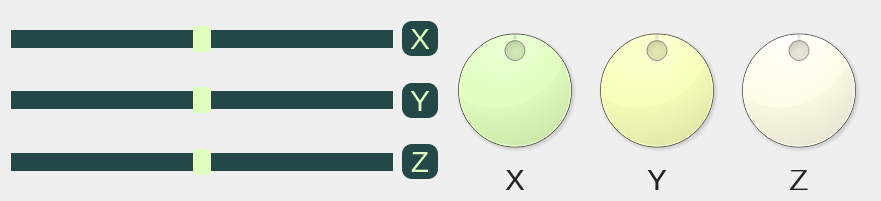
      <widget class="QWidget" name="layoutWidget">
       <property name="geometry">
        <rect>
         <x>371</x>
         <y>651</y>
         <width>881</width>
         <height>201</height>
        </rect>
       </property>
       <layout class="QHBoxLayout" name="horizontalLayout_10" stretch="1,1">
        <item>
         <layout class="QVBoxLayout" name="vLayout_Motion">
          <item>
           <layout class="QHBoxLayout" name="hLayout_MotionX" stretch="24,0">
            <property name="spacing">
             <number>9</number>
            </property>
            <property name="leftMargin">
             <number>0</number>
            </property>
            <item>
             <widget class="QSlider" name="hsld_xPos">
              <property name="sizePolicy">
               <sizepolicy hsizetype="Expanding" vsizetype="Expanding">
                <horstretch>0</horstretch>
                <verstretch>0</verstretch>
               </sizepolicy>
              </property>
              <property name="styleSheet">
               <string notr="true">QSlider::groove:horizontal {
    border: 0px solid #999999;
    height: 18px; /* the groove expands to the size of the slider by default. by giving it a height, it has a fixed size */
    background: rgb(36, 71, 71);
    margin: 2px 0;
}

QSlider::handle:horizontal {
    background: rgb(224, 255, 190);
    border: 0px solid #5c5c5c;
    width: 18px;
    margin: -4px 0; /* handle is placed by default on the contents rect of the groove. Expand outside the groove */
    border-radius: 3px;
}</string>
              </property>
              <property name="minimum">
               <number>-500</number>
              </property>
              <property name="maximum">
               <number>500</number>
              </property>
              <property name="pageStep">
               <number>20</number>
              </property>
              <property name="orientation">
               <enum>Qt::Horizontal</enum>
              </property>
             </widget>
            </item>
            <item>
             <widget class="QLabel" name="lbl_slider_X">
              <property name="sizePolicy">
               <sizepolicy hsizetype="MinimumExpanding" vsizetype="Fixed">
                <horstretch>0</horstretch>
                <verstretch>0</verstretch>
               </sizepolicy>
              </property>
              <property name="minimumSize">
               <size>
                <width>36</width>
                <height>0</height>
               </size>
              </property>
              <property name="styleSheet">
               <string notr="true">QLabel {
background-color: rgb(36, 71, 71);
color: rgb(224, 255, 190);
border-radius: 10px;
font-size: 30px;
}</string>
              </property>
              <property name="text">
               <string>X</string>
              </property>
              <property name="alignment">
               <set>Qt::AlignCenter</set>
              </property>
             </widget>
            </item>
           </layout>
          </item>
          <item>
           <layout class="QHBoxLayout" name="hLayout_MotionY" stretch="24,0">
            <property name="spacing">
             <number>9</number>
            </property>
            <item>
             <widget class="QSlider" name="hsld_yPos">
              <property name="sizePolicy">
               <sizepolicy hsizetype="Expanding" vsizetype="Expanding">
                <horstretch>0</horstretch>
                <verstretch>0</verstretch>
               </sizepolicy>
              </property>
              <property name="styleSheet">
               <string notr="true">QSlider::groove:horizontal {
    border: 0px solid #999999;
    height: 18px; /* the groove expands to the size of the slider by default. by giving it a height, it has a fixed size */
    background: rgb(36, 71, 71);
    margin: 2px 0;
}

QSlider::handle:horizontal {
    background: rgb(224, 255, 190);
    border: 0px solid #5c5c5c;
    width: 18px;
    margin: -4px 0; /* handle is placed by default on the contents rect of the groove. Expand outside the groove */
    border-radius: 3px;
}</string>
              </property>
              <property name="minimum">
               <number>-500</number>
              </property>
              <property name="maximum">
               <number>500</number>
              </property>
              <property name="pageStep">
               <number>20</number>
              </property>
              <property name="orientation">
               <enum>Qt::Horizontal</enum>
              </property>
             </widget>
            </item>
            <item>
             <widget class="QLabel" name="lbl_slider_Y">
              <property name="sizePolicy">
               <sizepolicy hsizetype="MinimumExpanding" vsizetype="Fixed">
                <horstretch>0</horstretch>
                <verstretch>0</verstretch>
               </sizepolicy>
              </property>
              <property name="minimumSize">
               <size>
                <width>36</width>
                <height>0</height>
               </size>
              </property>
              <property name="styleSheet">
               <string notr="true">QLabel {
background-color: rgb(36, 71, 71);
color: rgb(224, 255, 190);
border-radius: 10px;
font-size: 30px;
}</string>
              </property>
              <property name="text">
               <string>Y</string>
              </property>
              <property name="alignment">
               <set>Qt::AlignCenter</set>
              </property>
             </widget>
            </item>
           </layout>
          </item>
          <item>
           <layout class="QHBoxLayout" name="hLayout_MotionZ" stretch="24,0">
            <property name="spacing">
             <number>9</number>
            </property>
            <item>
             <widget class="QSlider" name="hsld_zPos">
              <property name="sizePolicy">
               <sizepolicy hsizetype="Expanding" vsizetype="Expanding">
                <horstretch>0</horstretch>
                <verstretch>0</verstretch>
               </sizepolicy>
              </property>
              <property name="styleSheet">
               <string notr="true">QSlider::groove:horizontal {
    border: 0px solid #999999;
    height: 18px; /* the groove expands to the size of the slider by default. by giving it a height, it has a fixed size */
    background: rgb(36, 71, 71);
    margin: 2px 0;
}

QSlider::handle:horizontal {
    background: rgb(224, 255, 190);
    border: 0px solid #5c5c5c;
    width: 18px;
    margin: -4px 0; /* handle is placed by default on the contents rect of the groove. Expand outside the groove */
    border-radius: 3px;
}</string>
              </property>
              <property name="minimum">
               <number>-500</number>
              </property>
              <property name="maximum">
               <number>500</number>
              </property>
              <property name="pageStep">
               <number>20</number>
              </property>
              <property name="orientation">
               <enum>Qt::Horizontal</enum>
              </property>
             </widget>
            </item>
            <item>
             <widget class="QLabel" name="lbl_slider_Z">
              <property name="sizePolicy">
               <sizepolicy hsizetype="Expanding" vsizetype="Fixed">
                <horstretch>0</horstretch>
                <verstretch>0</verstretch>
               </sizepolicy>
              </property>
              <property name="minimumSize">
               <size>
                <width>36</width>
                <height>0</height>
               </size>
              </property>
              <property name="styleSheet">
               <string notr="true">QLabel {
background-color: rgb(36, 71, 71);
color: rgb(224, 255, 190);
border-radius: 10px;
font-size: 30px;
}</string>
              </property>
              <property name="text">
               <string>Z</string>
              </property>
              <property name="alignment">
               <set>Qt::AlignCenter</set>
              </property>
             </widget>
            </item>
           </layout>
          </item>
         </layout>
        </item>
        <item>
         <layout class="QVBoxLayout" name="verticalLayout_17">
          <property name="spacing">
           <number>0</number>
          </property>
          <item>
           <layout class="QHBoxLayout" name="horizontalLayout_9">
            <property name="spacing">
             <number>0</number>
            </property>
            <item>
             <widget class="QDial" name="dial_XRot">
              <property name="sizePolicy">
               <sizepolicy hsizetype="Preferred" vsizetype="Expanding">
                <horstretch>0</horstretch>
                <verstretch>0</verstretch>
               </sizepolicy>
              </property>
              <property name="minimumSize">
               <size>
                <width>0</width>
                <height>150</height>
               </size>
              </property>
              <property name="styleSheet">
               <string notr="true">QDial{
background-color: rgb(255, 255, 151);
    background: rgb(36, 71, 71);
background-color: rgb(114, 140, 255);
background-color: rgb(255, 255, 151);
background-color: rgb(255, 252, 229);
background-color: rgb(36, 71, 71);
background-color: rgb(255, 239, 206);
background-color: rgb(255, 255, 151);

background-color: rgb(224, 255, 190);

}</string>
              </property>
              <property name="minimum">
               <number>-360</number>
              </property>
              <property name="maximum">
               <number>360</number>
              </property>
              <property name="pageStep">
               <number>36</number>
              </property>
             </widget>
            </item>
            <item>
             <widget class="QDial" name="dial_YRot">
              <property name="sizePolicy">
               <sizepolicy hsizetype="Preferred" vsizetype="Expanding">
                <horstretch>0</horstretch>
                <verstretch>0</verstretch>
               </sizepolicy>
              </property>
              <property name="minimumSize">
               <size>
                <width>0</width>
                <height>150</height>
               </size>
              </property>
              <property name="styleSheet">
               <string notr="true">QDial{
	background-color: rgb(224, 255, 190);
background-color: rgb(36, 71, 71);
background-color: rgb(114, 140, 255);
	background-color: rgb(255, 191, 149);
background-color: rgb(255, 252, 229);
background-color: rgb(248, 255, 185);

}</string>
              </property>
              <property name="minimum">
               <number>-360</number>
              </property>
              <property name="maximum">
               <number>360</number>
              </property>
              <property name="pageStep">
               <number>36</number>
              </property>
             </widget>
            </item>
            <item>
             <widget class="QDial" name="dial_ZRot">
              <property name="sizePolicy">
               <sizepolicy hsizetype="Preferred" vsizetype="Expanding">
                <horstretch>0</horstretch>
                <verstretch>0</verstretch>
               </sizepolicy>
              </property>
              <property name="minimumSize">
               <size>
                <width>0</width>
                <height>150</height>
               </size>
              </property>
              <property name="styleSheet">
               <string notr="true">QDial{
	background-color: rgb(243, 241, 175);
background-color: rgb(36, 71, 71);
background-color: rgb(255, 252, 229);
background-color: rgb(255, 239, 206);

background-color: rgb(255, 252, 229);
}</string>
              </property>
              <property name="minimum">
               <number>-360</number>
              </property>
              <property name="maximum">
               <number>360</number>
              </property>
              <property name="pageStep">
               <number>36</number>
              </property>
              <property name="orientation">
               <enum>Qt::Horizontal</enum>
              </property>
              <property name="invertedAppearance">
               <bool>false</bool>
              </property>
              <property name="invertedControls">
               <bool>false</bool>
              </property>
              <property name="notchesVisible">
               <bool>false</bool>
              </property>
             </widget>
            </item>
           </layout>
          </item>
          <item>
           <layout class="QHBoxLayout" name="horizontalLayout_11">
            <item>
             <widget class="QLabel" name="lbl_dial_X">
              <property name="sizePolicy">
               <sizepolicy hsizetype="Preferred" vsizetype="Expanding">
                <horstretch>0</horstretch>
                <verstretch>0</verstretch>
               </sizepolicy>
              </property>
              <property name="maximumSize">
               <size>
                <width>16777215</width>
                <height>20</height>
               </size>
              </property>
              <property name="font">
               <font>
                <pointsize>24</pointsize>
               </font>
              </property>
              <property name="styleSheet">
               <string notr="true">QLabel {
background-color: rgba( 255, 255, 255, 0% );
color: rgb(36, 36, 36);
}</string>
              </property>
              <property name="text">
               <string>X</string>
              </property>
              <property name="alignment">
               <set>Qt::AlignCenter</set>
              </property>
             </widget>
            </item>
            <item>
             <widget class="QLabel" name="lbl_dial_Y">
              <property name="sizePolicy">
               <sizepolicy hsizetype="Preferred" vsizetype="Expanding">
                <horstretch>0</horstretch>
                <verstretch>0</verstretch>
               </sizepolicy>
              </property>
              <property name="maximumSize">
               <size>
                <width>16777215</width>
                <height>20</height>
               </size>
              </property>
              <property name="font">
               <font>
                <pointsize>24</pointsize>
               </font>
              </property>
              <property name="styleSheet">
               <string notr="true">QLabel {
background-color: rgba( 255, 255, 255, 0% );
color: rgb(36, 36, 36);
}</string>
              </property>
              <property name="text">
               <string>Y</string>
              </property>
              <property name="alignment">
               <set>Qt::AlignCenter</set>
              </property>
             </widget>
            </item>
            <item>
             <widget class="QLabel" name="lbl_dial_Z">
              <property name="sizePolicy">
               <sizepolicy hsizetype="Preferred" vsizetype="Expanding">
                <horstretch>0</horstretch>
                <verstretch>0</verstretch>
               </sizepolicy>
              </property>
              <property name="maximumSize">
               <size>
                <width>16777215</width>
                <height>20</height>
               </size>
              </property>
              <property name="font">
               <font>
                <pointsize>24</pointsize>
               </font>
              </property>
              <property name="styleSheet">
               <string notr="true">QLabel {
background-color: rgba( 255, 255, 255, 0% );
color: rgb(36, 36, 36);
}</string>
              </property>
              <property name="text">
               <string>Z</string>
              </property>
              <property name="alignment">
               <set>Qt::AlignCenter</set>
              </property>
             </widget>
            </item>
           </layout>
          </item>
         </layout>
        </item>
       </layout>
      </widget>
